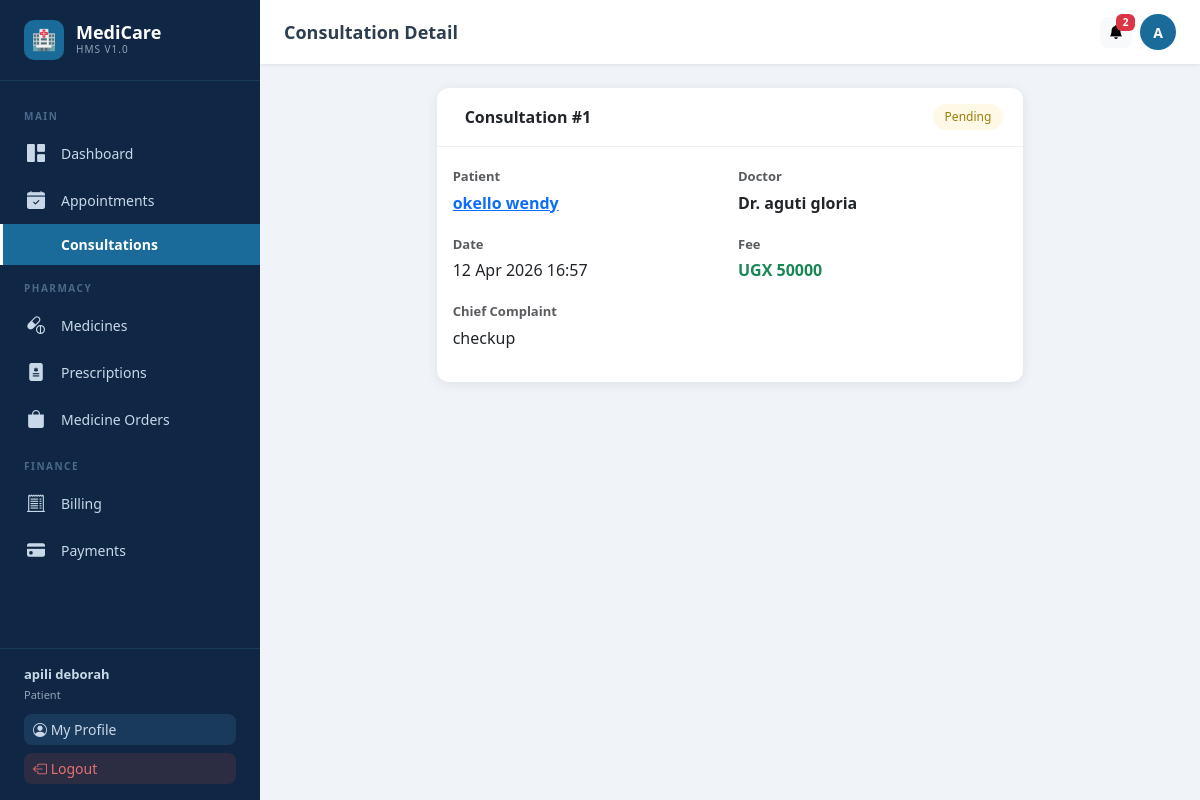
The app's page /appointments/consultations/1/ (signed in) with its own data.
### users/models.py (models this page shows, shortened)
class User(AbstractUser):
    ROLE_CHOICES = [
        ('admin', 'Admin'),
        ('doctor', 'Doctor'),
        ('nurse', 'Nurse'),
        ('patient', 'Patient'),
    ]
    role = models.CharField(max_length=20, choices=ROLE_CHOICES, default='patient')
    phone = models.CharField(max_length=20, blank=True)
    profile_pic = models.ImageField(upload_to='profiles/', blank=True, null=True)
    is_approved = models.BooleanField(default=True)
    created_at = models.DateTimeField(auto_now_add=True)

### appointments/models.py (models this page shows, shortened)
class Consultation(models.Model):
    STATUS_CHOICES = [('Pending','Pending'),('In Progress','In Progress'),('Completed','Completed'),('Cancelled','Cancelled')]
    patient = models.ForeignKey(Patient, on_delete=models.CASCADE, related_name='consultations')
    doctor = models.ForeignKey(User, on_delete=models.SET_NULL, null=True, related_name='consultations', limit_choices_to={'role':'doctor'})
    date = models.DateTimeField(auto_now_add=True)
    chief_complaint = models.TextField()
    diagnosis = models.TextField(blank=True)
    treatment_plan = models.TextField(blank=True)
    status = models.CharField(max_length=20, choices=STATUS_CHOICES, default='Pending')
    fee = models.DecimalField(max_digits=10, decimal_places=2, default=settings.CONSULTATION_FEE)
    notes = models.TextField(blank=True)
    follow_up_date = models.DateField(null=True, blank=True)
    class Meta: ordering = ['-date']

### patients/models.py (models this page shows, shortened)
class Patient(models.Model):
    BLOOD_TYPES = [('A+','A+'),('A-','A-'),('B+','B+'),('B-','B-'),('AB+','AB+'),('AB-','AB-'),('O+','O+'),('O-','O-')]
    STATUS_CHOICES = [('Active','Active'),('Discharged','Discharged'),('Transferred','Transferred'),('Deceased','Deceased')]
    GENDER_CHOICES = [('Male','Male'),('Female','Female'),('Other','Other')]
    user = models.OneToOneField(User, on_delete=models.SET_NULL, null=True, blank=True, related_name='patient_profile')
    name = models.CharField(max_length=200)
    age = models.IntegerField(default=0)
    gender = models.CharField(max_length=10, choices=GENDER_CHOICES, default='Male')
    phone = models.CharField(max_length=20, blank=True)
    address = models.TextField(blank=True)
    blood_type = models.CharField(max_length=5, choices=BLOOD_TYPES, blank=True)
    admission_date = models.DateField(auto_now_add=True)
    status = models.CharField(max_length=20, choices=STATUS_CHOICES, default='Active')
    emergency_contact = models.CharField(max_length=200, blank=True)
    emergency_phone = models.CharField(max_length=20, blank=True)
    allergies = models.TextField(blank=True)
    notes = models.TextField(blank=True)
    assigned_doctor = models.ForeignKey(User, on_delete=models.SET_NULL, null=True, blank=True, related_name='doctor_patients', limit_choices_to={'role': 'doctor'})
    created_at = models.DateTimeField(auto_now_add=True)
    updated_at = models.DateTimeField(auto_now=True)

### appointments/views.py (the view)
# urls.py: path('consultations/<int:pk>/', views.consultation_detail, name='consultation_detail'),
@login_required
def consultation_detail(request, pk):
    consult = get_object_or_404(Consultation, pk=pk)
    form = ConsultationForm(request.POST or None, instance=consult, user=request.user)
    if request.method == 'POST' and request.user.role in ['admin','doctor']:
        if form.is_valid():
            form.save()
            messages.success(request, 'Consultation updated.')
            return redirect('appointments:consultation_list')
    return render(request, 'appointments/consultation_detail.html', {'consultation': consult, 'form': form})

### notifications/context_processors.py (called while the page is built)
def unread_notifications(request):
    if request.user.is_authenticated:
        from notifications.models import Notification
        count = Notification.objects.filter(recipient=request.user, is_read=False).count()
        return {'unread_notification_count': count}
    return {'unread_notification_count': 0}

### templates/appointments/consultation_detail.html (shortened to what this page needs)
{% extends 'base.html' %}
{% block page_title %}Consultation Detail{% endblock %}
{% block content %}
<div class="row justify-content-center"><div class="col-lg-8">
<div class="card mb-3">
  <div class="card-header d-flex justify-content-between align-items-center">
    <span>Consultation #{{ consultation.pk }}</span>
    <span class="badge-pill status-{{ consultation.status|lower }}">{{ consultation.status }}</span>
  </div>
  <div class="card-body">
    <div class="row g-3 mb-3">
      <div class="col-md-6"><label class="form-label text-muted">Patient</label><div class="fw-bold"><a href="{% url 'patients:patient_detail' consultation.patient.pk %}">{{ consultation.patient.name }}</a></div></div>
      <div class="col-md-6"><label class="form-label text-muted">Doctor</label><div class="fw-bold">Dr. {{ consultation.doctor.get_full_name|default:"—" }}</div></div>
      <div class="col-md-6"><label class="form-label text-muted">Date</label><div>{{ consultation.date|date:"d M Y H:i" }}</div></div>
      <div class="col-md-6"><label class="form-label text-muted">Fee</label><div class="fw-bold text-success">UGX {{ consultation.fee|floatformat:0 }}</div></div>
      <div class="col-12"><label class="form-label text-muted">Chief Complaint</label><div>{{ consultation.chief_complaint }}</div></div>
    </div>
  </div>
</div>
</div></div>
{% endblock %}

### templates/base.html (shortened to what this page needs)
<!DOCTYPE html>
<html lang="en">
<head>
{% load static %}
<link href="https://cdn.jsdelivr.net/npm/bootstrap@5.3.2/dist/css/bootstrap.min.css" rel="stylesheet">
<link href="https://cdn.jsdelivr.net/npm/bootstrap-icons@1.11.3/font/bootstrap-icons.min.css" rel="stylesheet">
</head>
<body>
{% if user.is_authenticated %}
<aside class="sidebar" id="sidebar">
  <a href="{% url 'users:dashboard' %}" class="sidebar-brand">
    <div class="logo-icon">🏥</div>
    <div><div class="logo-text">MediCare</div><div class="logo-sub">HMS v1.0</div></div>
  </a>
  <nav class="sidebar-nav">
    <div class="nav-section-title">Main</div>
    <a href="{% url 'users:dashboard' %}" class="nav-link {% if request.resolver_match.url_name == 'dashboard' %}active{% endif %}">
      <i class="bi bi-grid-1x2-fill"></i> Dashboard
    </a>
    <a href="{% url 'appointments:appointment_list' %}" class="nav-link {% if 'appointments' in request.path and 'consultations' not in request.path %}active{% endif %}">
      <i class="bi bi-calendar-check-fill"></i> Appointments
    </a>
    <a href="{% url 'appointments:consultation_list' %}" class="nav-link {% if 'consultations' in request.path %}active{% endif %}">
       Consultations
    </a>
    <div class="nav-section-title">Pharmacy</div>
    <a href="{% url 'pharmacy:medicine_list' %}" class="nav-link {% if 'pharmacy' in request.path and 'prescriptions' not in request.path and 'orders' not in request.path %}active{% endif %}">
      <i class="bi bi-capsule-pill"></i> Medicines
    </a>
    <a href="{% url 'pharmacy:prescription_list' %}" class="nav-link {% if 'prescriptions' in request.path %}active{% endif %}">
      <i class="bi bi-file-medical-fill"></i> Prescriptions
    </a>
    {% if user.role == 'patient' or user.role == 'admin' %}
    <a href="{% url 'pharmacy:order_list' %}" class="nav-link {% if 'orders' in request.path %}active{% endif %}">
      <i class="bi bi-bag-fill"></i> Medicine Orders
    </a>
    {% endif %}
    <div class="nav-section-title">Finance</div>
    <a href="{% url 'billing:bill_list' %}" class="nav-link {% if 'billing' in request.path %}active{% endif %}">
      <i class="bi bi-receipt-cutoff"></i> Billing
    </a>
    <a href="{% url 'payments:payment_list' %}" class="nav-link {% if 'payments' in request.path %}active{% endif %}">
      <i class="bi bi-credit-card-fill"></i> Payments
    </a>
  </nav>
  <div class="sidebar-footer">
    <div style="color:#c8d8e8;font-size:13px;margin-bottom:10px">
      <strong>{{ user.get_full_name|default:user.username }}</strong><br>
      <span style="opacity:.7;font-size:11px;text-transform:capitalize">{{ user.role }}</span>
    </div>
    <a href="{% url 'users:profile' %}" class="btn btn-sm mb-2" style="background:#1a3a5c;color:#c8d8e8;width:100%;text-align:left">
      <i class="bi bi-person-circle"></i> My Profile
    </a>
    <a href="{% url 'users:logout' %}" class="btn btn-sm" style="background:#e74c3c22;color:#e87070;width:100%;text-align:left">
      <i class="bi bi-box-arrow-left"></i> Logout
    </a>
  </div>
</aside>
<div class="topbar">
  <span class="page-title">{% block page_title %}Dashboard{% endblock %}</span>
  <div class="topbar-actions">
    <a href="{% url 'notifications:notification_list' %}" class="btn btn-light btn-sm position-relative" title="Notifications">
      <i class="bi bi-bell-fill"></i>
      {% if unread_notification_count > 0 %}
      <span class="badge bg-danger position-absolute" style="top:-4px;right:-4px;font-size:10px;min-width:18px">{{ unread_notification_count }}</span>
      {% endif %}
    </a>
    <a href="{% url 'users:profile' %}" class="topbar-avatar" title="My Profile">
      {{ user.first_name|first|upper|default:user.username|first|upper }}
    </a>
  </div>
</div>
<main class="main-wrapper">
{% endif %}
  {% block content %}{% endblock %}
{% if user.is_authenticated %}</main>{% endif %}
</body>
</html>

### templates/base.html (style rules this page uses)
:root { --primary:#1a6b9a;--primary-dark:#134f73;--primary-light:#e8f4fd; --sidebar-w:260px;--sidebar-bg:#0f2744;--sidebar-text:#c8d8e8; --sidebar-hover:#1a3a5c;--sidebar-active:#1a6b9a; --topbar-h:64px;--body-bg:#f0f4f8;--card-shadow:0 2px 12px rgba(0,0,0,.08); }
body { background:var(--body-bg);font-family:'Segoe UI',system-ui,sans-serif;margin:0;overflow-x:hidden }
.sidebar { position:fixed;top:0;left:0;height:100vh;width:var(--sidebar-w);background:var(--sidebar-bg);z-index:1000;display:flex;flex-direction:column;transition:transform .3s ease }
.sidebar-brand { padding:20px 24px;border-bottom:1px solid #1a3a5c;display:flex;align-items:center;gap:12px;color:#fff;text-decoration:none }
.sidebar-brand .logo-icon { width:40px;height:40px;background:var(--primary);border-radius:10px;display:flex;align-items:center;justify-content:center;font-size:20px;flex-shrink:0 }
.sidebar-brand .logo-text { font-size:18px;font-weight:700;line-height:1.1 }
.sidebar-brand .logo-sub { font-size:10px;color:var(--sidebar-text);opacity:.7;letter-spacing:1px;text-transform:uppercase }
.sidebar-nav { flex:1;overflow-y:auto;padding:12px 0 }
.nav-section-title { font-size:10px;font-weight:600;color:#4a6a8a;text-transform:uppercase;letter-spacing:1.5px;padding:16px 24px 6px }
.nav-link { display:flex;align-items:center;gap:12px;padding:10px 24px;color:var(--sidebar-text);text-decoration:none;font-size:14px;transition:all .2s;border-left:3px solid transparent }
.nav-link.active { background:var(--sidebar-active);color:#fff;border-left-color:#fff;font-weight:600 }
.nav-link .bi { font-size:18px;flex-shrink:0;width:22px }
.sidebar-footer { padding:16px 24px;border-top:1px solid #1a3a5c }
.topbar { position:fixed;top:0;left:var(--sidebar-w);right:0;height:var(--topbar-h);background:#fff;box-shadow:0 1px 4px rgba(0,0,0,.08);z-index:999;display:flex;align-items:center;padding:0 24px;gap:16px }
.topbar .page-title { font-size:18px;font-weight:600;color:#2c3e50;flex:1 }
.topbar .topbar-actions { display:flex;align-items:center;gap:8px }
.topbar-avatar { width:36px;height:36px;border-radius:50%;background:var(--primary);color:#fff;display:flex;align-items:center;justify-content:center;font-weight:600;font-size:14px;text-decoration:none }
.main-wrapper { margin-left:var(--sidebar-w);margin-top:var(--topbar-h);padding:24px;min-height:calc(100vh - var(--topbar-h)) }
.card { border:none;border-radius:12px;box-shadow:var(--card-shadow) }
.card-header { background:transparent;border-bottom:1px solid #f0f0f0;padding:16px 20px;font-weight:600 }
.form-label { font-size:13px;font-weight:600;color:#555;margin-bottom:4px }
.btn { border-radius:8px;font-size:14px;font-weight:500 }
.status-pending,.status-scheduled { background:#fef9e7;color:#9a7d0a }
.badge-pill { padding:4px 12px;border-radius:20px;font-size:12px;font-weight:500;display:inline-block }

### records on screen
User: get_full_name "apili deborah", role "Patient", first_name|first "A"
Consultation: pk "1", status "Pending", patient.name "okello wendy", doctor.get_full_name "aguti gloria", date "12 Apr 2026 16:57", fee "50000", chief_complaint "checkup"

### other values on screen
{{ unread_notification_count }} "2"
